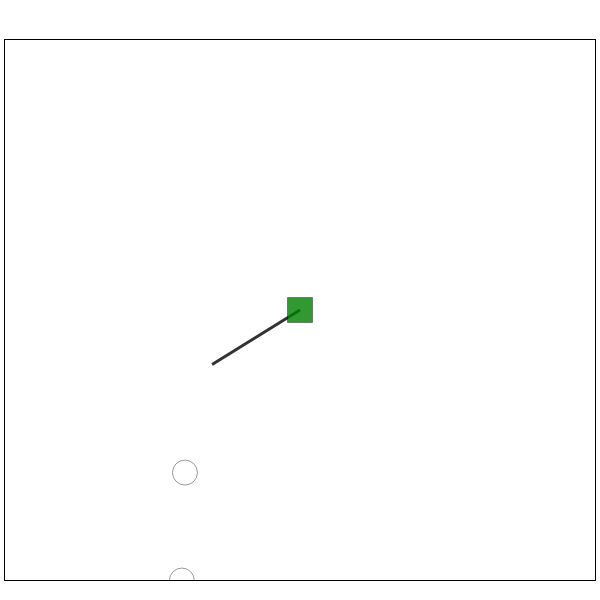

Write notebook code for a chart like this one.
### Code cell
square = [x1, y1, x2, y2]

fig5A.update_layout(xaxis=dict(showgrid=False, zeroline=False, showticklabels=False, linecolor='black', mirror=True, linewidth=1, range=[square[0], square[2]]),
                    yaxis=dict(showgrid=False, zeroline=False, showticklabels=False, linecolor='black', mirror=True, linewidth=1, range=[square[1], square[3]]))

### Figure 1 — Plotly figure (JSON) as saved in the notebook; plotly's stock layout.template omitted (floating-point values rounded to 4 significant figures; data arrays with more than 128 entries replaced by an {"elided": "..."} marker saying what was removed)
{"data": [{"line": {"color": "blue", "width": 1}, "mode": "lines", "name": "u_NRPS_52", "opacity": 0.8, "showlegend": false, "textposition": "bottom center", "type": "scatter", "x": [3252.0, 3230.0, 3335.0, 3358.0, 3252.0], "y": [2053.0, 1947.0, 1925.0, 2030.0, 2053.0]}, {"line": {"color": "blue", "width": 1}, "mode": "lines", "name": "u_NRPS_3", "opacity": 0.8, "showlegend": false, "textposition": "bottom center", "type": "scatter", "x": [1745.0, 1763.0, 2053.0, 2106.0, 2202.0, 2192.0, 2118.0, 1832.0, 1774.0, 1745.0], "y": [2064.0, 2006.0, 1763.0, 1846.0, 2001.0, 2066.0, 2098.0, 2143.0, 2122.0, 2064.0]}, {"line": {"color": "blue", "width": 1}, "mode": "lines", "name": "u_Others_1", "opacity": 0.8, "showlegend": false, "textposition": "bottom center", "type": "scatter", "x": [2036.0, 2058.0, 2030.0, 1980.0, 1903.0, 1763.0, 1759.0, 1783.0, 1892.0, 2036.0], "y": [2316.0, 2458.0, 2562.0, 2677.0, 2685.0, 2474.0, 2432.0, 2391.0, 2304.0, 2316.0]}, {"line": {"color": "blue", "width": 1}, "mode": "lines", "name": "u_RiPPs_48", "opacity": 0.8, "showlegend": false, "textposition": "bottom center", "type": "scatter", "x": [1092.0, 1070.0, 1175.0, 1198.0, 1092.0], "y": [2753.0, 2647.0, 2625.0, 2730.0, 2753.0]}, {"line": {"color": "blue", "width": 1}, "mode": "lines", "name": "u_Terpene_2", "opacity": 0.8, "showlegend": false, "textposition": "bottom center", "type": "scatter", "x": [2226.0, 2240.0, 2319.0, 2396.0, 2500.0, 2590.0, 2619.0, 2594.0, 2546.0, 2411.0, 2345.0, 2226.0], "y": [2309.0, 2212.0, 2114.0, 2066.0, 2158.0, 2265.0, 2308.0, 2382.0, 2403.0, 2401.0, 2385.0, 2309.0]}, {"line": {"color": "blue", "width": 1}, "mode": "lines", "name": "u_RiPPs_7", "opacity": 0.8, "showlegend": false, "textposition": "bottom center", "type": "scatter", "x": [2966.0, 3015.0, 3092.0, 3119.0, 3068.0, 2991.0, 2966.0], "y": [1648.0, 1588.0, 1602.0, 1675.0, 1734.0, 1721.0, 1648.0]}, {"line": {"color": "blue", "width": 1}, "mode": "lines", "name": "u_Saccharides_44", "opacity": 0.8, "showlegend": false, "textposition": "bottom center", "type": "scatter", "x": [3214.0, 3191.0, 3297.0, 3320.0, 3214.0], "y": [1553.0, 1447.0, 1425.0, 1530.0, 1553.0]}, {"line": {"color": "blue", "width": 1}, "mode": "lines", "name": "u_Others_18", "opacity": 0.8, "showlegend": false, "textposition": "bottom center", "type": "scatter", "x": [1544.0, 1591.0, 1530.0, 1447.0, 1456.0, 1544.0], "y": [2773.0, 2851.0, 2919.0, 2883.0, 2792.0, 2773.0]}, {"line": {"color": "blue", "width": 1}, "mode": "lines", "name": "u_Terpene_30", "opacity": 0.8, "showlegend": false, "textposition": "bottom center", "type": "scatter", "x": [3184.0, 3231.0, 3170.0, 3087.0, 3096.0, 3184.0], "y": [2073.0, 2151.0, 2219.0, 2183.0, 2092.0, 2073.0]}, {"line": {"color": "blue", "width": 1}, "mode": "lines", "name": "u_Terpene_6", "opacity": 0.8, "showlegend": false, "textposition": "bottom center", "type": "scatter", "x": [2714.0, 2801.0, 2859.0, 2811.0, 2719.0, 2714.0], "y": [1454.0, 1365.0, 1510.0, 1592.0, 1572.0, 1454.0]}, {"line": {"color": "blue", "width": 1}, "mode": "lines", "name": "u_Others_39", "opacity": 0.8, "showlegend": false, "textposition": "bottom center", "type": "scatter", "x": [1132.0, 1110.0, 1215.0, 1238.0, 1132.0], "y": [1073.0, 967.2, 944.9, 1050.0, 1073.0]}, {"line": {"color": "blue", "width": 1}, "mode": "lines", "name": "u_Terpene_4", "opacity": 0.8, "showlegend": false, "textposition": "bottom center", "type": "scatter", "x": [1733.0, 1778.0, 1859.0, 1921.0, 1963.0, 1864.0, 1733.0], "y": [1719.0, 1548.0, 1567.0, 1589.0, 1775.0, 1838.0, 1719.0]}, {"line": {"color": "blue", "width": 1}, "mode": "lines", "name": "u_Others_5", "opacity": 0.8, "showlegend": false, "textposition": "bottom center", "type": "scatter", "x": [2388.0, 2344.0, 2549.0, 2643.0, 2681.0, 2481.0, 2388.0], "y": [2024.0, 1940.0, 1555.0, 1545.0, 1632.0, 2007.0, 2024.0]}, {"line": {"color": "blue", "width": 1}, "mode": "lines", "name": "u_Terpene_64", "opacity": 0.8, "showlegend": false, "textposition": "bottom center", "type": "scatter", "x": [2554.0, 2531.0, 2637.0, 2660.0, 2554.0], "y": [1133.0, 1027.0, 1005.0, 1110.0, 1133.0]}, {"line": {"color": "blue", "width": 1}, "mode": "lines", "name": "u_Others_35", "opacity": 0.8, "showlegend": false, "textposition": "bottom center", "type": "scatter", "x": [1416.0, 1393.0, 1499.0, 1522.0, 1416.0], "y": [1353.0, 1247.0, 1225.0, 1330.0, 1353.0]}, {"line": {"color": "blue", "width": 1}, "mode": "lines", "name": "u_PKS-NRP_Hybrids_51", "opacity": 0.8, "showlegend": false, "textposition": "bottom center", "type": "scatter", "x": [1292.0, 1270.0, 1375.0, 1398.0, 1292.0], "y": [1693.0, 1587.0, 1565.0, 1670.0, 1693.0]}, {"line": {"color": "blue", "width": 1}, "mode": "lines", "name": "u_Terpene_33", "opacity": 0.8, "showlegend": false, "textposition": "bottom center", "type": "scatter", "x": [2260.0, 2228.0, 2319.0, 2378.0, 2260.0], "y": [1634.0, 1408.0, 1360.0, 1443.0, 1634.0]}, {"line": {"color": "blue", "width": 1}, "mode": "lines", "name": "u_Others_41", "opacity": 0.8, "showlegend": false, "textposition": "bottom center", "type": "scatter", "x": [1374.0, 1351.0, 1457.0, 1480.0, 1374.0], "y": [2593.0, 2487.0, 2465.0, 2570.0, 2593.0]}, {"line": {"color": "blue", "width": 1}, "mode": "lines", "name": "u_Others_36", "opacity": 0.8, "showlegend": false, "textposition": "bottom center", "type": "scatter", "x": [2950.0, 2927.0, 3033.0, 3055.0, 2950.0], "y": [2353.0, 2247.0, 2225.0, 2330.0, 2353.0]}, {"line": {"color": "blue", "width": 1}, "mode": "lines", "name": "u_RiPPs_45", "opacity": 0.8, "showlegend": false, "textposition": "bottom center", "type": "scatter", "x": [2131.0, 2109.0, 2214.0, 2237.0, 2131.0], "y": [3153.0, 3047.0, 3025.0, 3130.0, 3153.0]}, {"line": {"color": "blue", "width": 1}, "mode": "lines", "name": "u_Others_43", "opacity": 0.8, "showlegend": false, "textposition": "bottom center", "type": "scatter", "x": [2555.0, 2789.0, 2668.0, 2555.0], "y": [2416.0, 2419.0, 2620.0, 2416.0]}, {"line": {"color": "blue", "width": 1}, "mode": "lines", "name": "u_PKS-NRP_Hybrids_84", "opacity": 0.8, "showlegend": false, "textposition": "bottom center", "type": "scatter", "x": [3123.0, 3007.0, 3020.0, 3123.0], "y": [2923.0, 2974.0, 2848.0, 2923.0]}, {"line": {"color": "blue", "width": 1}, "mode": "lines", "name": "u_Terpene_68", "opacity": 0.8, "showlegend": false, "textposition": "bottom center", "type": "scatter", "x": [2980.0, 3148.0, 3130.0, 3044.0, 2980.0], "y": [1033.0, 991.3, 1094.0, 1115.0, 1033.0]}, {"line": {"color": "blue", "width": 1}, "mode": "lines", "name": "u_Terpene_67", "opacity": 0.8, "showlegend": false, "textposition": "bottom center", "type": "scatter", "x": [1504.0, 1590.0, 1620.0, 1519.0, 1504.0], "y": [2979.0, 2921.0, 3091.0, 3066.0, 2979.0]}, {"line": {"color": "blue", "width": 1}, "mode": "lines", "name": "u_Terpene_69", "opacity": 0.8, "showlegend": false, "textposition": "bottom center", "type": "scatter", "x": [2120.0, 2288.0, 2270.0, 2184.0, 2120.0], "y": [1293.0, 1251.0, 1354.0, 1375.0, 1293.0]}, {"line": {"color": "blue", "width": 1}, "mode": "lines", "name": "antimycin;splenocin C;antimycin", "opacity": 0.8, "showlegend": false, "textposition": "bottom center", "type": "scatter", "x": [2822.0, 2672.0, 2731.0, 2822.0], "y": [2038.0, 2081.0, 2001.0, 2038.0]}, {"line": {"color": "blue", "width": 1}, "mode": "lines", "name": "u_RiPPs_81", "opacity": 0.8, "showlegend": false, "textposition": "bottom center", "type": "scatter", "x": [2257.0, 2141.0, 2153.0, 2257.0], "y": [1183.0, 1234.0, 1108.0, 1183.0]}, {"line": {"color": "blue", "width": 1}, "mode": "lines", "name": "u_PKSother_62", "opacity": 0.8, "showlegend": false, "textposition": "bottom center", "type": "scatter", "x": [1900.0, 1878.0, 1984.0, 2006.0, 1900.0], "y": [3393.0, 3287.0, 3265.0, 3370.0, 3393.0]}, {"line": {"color": "blue", "width": 1}, "mode": "lines", "name": "erythromycin A;erythromycin B;erythromycin C;erythromycin D", "opacity": 0.8, "showlegend": false, "textposition": "bottom center", "type": "scatter", "x": [3396.0, 3446.0, 3523.0, 3549.0, 3499.0, 3396.0], "y": [731.9, 671.6, 686.1, 759.6, 819.1, 731.9]}, {"line": {"color": "blue", "width": 1}, "mode": "lines", "name": "u_PKSother_28", "opacity": 0.8, "showlegend": false, "textposition": "bottom center", "type": "scatter", "x": [3357.0, 3403.0, 3343.0, 3259.0, 3268.0, 3357.0], "y": [1753.0, 1831.0, 1899.0, 1863.0, 1772.0, 1753.0]}, {"line": {"color": "blue", "width": 1}, "mode": "lines", "name": "u_Others_19", "opacity": 0.8, "showlegend": false, "textposition": "bottom center", "type": "scatter", "x": [3236.0, 3283.0, 3222.0, 3139.0, 3147.0, 3236.0], "y": [1273.0, 1351.0, 1419.0, 1383.0, 1292.0, 1273.0]}, {"line": {"color": "blue", "width": 1}, "mode": "lines", "name": "u_PKSI_58", "opacity": 0.8, "showlegend": false, "textposition": "bottom center", "type": "scatter", "x": [3060.0, 3038.0, 3144.0, 3166.0, 3060.0], "y": [973.0, 867.2, 844.9, 950.4, 973.0]}, {"line": {"color": "blue", "width": 1}, "mode": "lines", "name": "u_Others_20", "opacity": 0.8, "showlegend": false, "textposition": "bottom center", "type": "scatter", "x": [1596.0, 1643.0, 1582.0, 1499.0, 1507.0, 1596.0], "y": [2613.0, 2691.0, 2759.0, 2723.0, 2632.0, 2613.0]}, {"line": {"color": "blue", "width": 1}, "mode": "lines", "name": "u_PKS-NRP_Hybrids_50", "opacity": 0.8, "showlegend": false, "textposition": "bottom center", "type": "scatter", "x": [1060.0, 1037.0, 1143.0, 1166.0, 1060.0], "y": [3033.0, 2927.0, 2905.0, 3010.0, 3033.0]}, {"line": {"color": "blue", "width": 1}, "mode": "lines", "name": "u_NRPS_54", "opacity": 0.8, "showlegend": false, "textposition": "bottom center", "type": "scatter", "x": [3040.0, 3018.0, 3124.0, 3146.0, 3040.0], "y": [833.0, 727.2, 704.9, 810.4, 833.0]}, {"line": {"color": "blue", "width": 1}, "mode": "lines", "name": "u_PKS-NRP_Hybrids_25", "opacity": 0.8, "showlegend": false, "textposition": "bottom center", "type": "scatter", "x": [1176.0, 1223.0, 1162.0, 1079.0, 1087.0, 1176.0], "y": [3053.0, 3131.0, 3199.0, 3163.0, 3072.0, 3053.0]}, {"line": {"color": "blue", "width": 1}, "mode": "lines", "name": "u_Others_13", "opacity": 0.8, "showlegend": false, "textposition": "bottom center", "type": "scatter", "x": [2679.0, 2732.0, 2663.0, 2585.0, 2592.0, 2679.0], "y": [2953.0, 3024.0, 3103.0, 3061.0, 2972.0, 2953.0]}, {"line": {"color": "blue", "width": 1}, "mode": "lines", "name": "u_Others_17", "opacity": 0.8, "showlegend": false, "textposition": "bottom center", "type": "scatter", "x": [1782.0, 1828.0, 1768.0, 1684.0, 1693.0, 1782.0], "y": [992.8, 1071.0, 1139.0, 1103.0, 1012.0, 992.8]}, {"line": {"color": "blue", "width": 1}, "mode": "lines", "name": "u_Terpene_32", "opacity": 0.8, "showlegend": false, "textposition": "bottom center", "type": "scatter", "x": [2800.0, 2768.0, 2859.0, 2919.0, 2800.0], "y": [2854.0, 2628.0, 2580.0, 2663.0, 2854.0]}, {"line": {"color": "blue", "width": 1}, "mode": "lines", "name": "u_NRPS_26", "opacity": 0.8, "showlegend": false, "textposition": "bottom center", "type": "scatter", "x": [2676.0, 2723.0, 2662.0, 2579.0, 2587.0, 2676.0], "y": [852.8, 931.0, 999.0, 962.9, 872.1, 852.8]}, {"line": {"color": "blue", "width": 1}, "mode": "lines", "name": "u_Terpene_31", "opacity": 0.8, "showlegend": false, "textposition": "bottom center", "type": "scatter", "x": [1797.0, 1843.0, 1783.0, 1699.0, 1708.0, 1797.0], "y": [3113.0, 3191.0, 3259.0, 3223.0, 3132.0, 3113.0]}, {"line": {"color": "blue", "width": 1}, "mode": "lines", "name": "2-methylisoborneol", "opacity": 0.8, "showlegend": false, "textposition": "bottom center", "type": "scatter", "x": [1821.0, 1777.0, 1830.0, 2032.0, 1906.0, 1821.0], "y": [2311.0, 2235.0, 2168.0, 2130.0, 2300.0, 2311.0]}, {"line": {"color": "blue", "width": 1}, "mode": "lines", "name": "u_Terpene_34", "opacity": 0.8, "showlegend": false, "textposition": "bottom center", "type": "scatter", "x": [3397.0, 3443.0, 3383.0, 3299.0, 3308.0, 3397.0], "y": [3133.0, 3211.0, 3279.0, 3243.0, 3152.0, 3133.0]}, {"line": {"color": "blue", "width": 1}, "mode": "lines", "name": "u_RiPPs_23", "opacity": 0.8, "showlegend": false, "textposition": "bottom center", "type": "scatter", "x": [2896.0, 2943.0, 2882.0, 2799.0, 2807.0, 2896.0], "y": [1833.0, 1911.0, 1979.0, 1943.0, 1852.0, 1833.0]}, {"line": {"color": "blue", "width": 1}, "mode": "lines", "name": "u_PKSI_27", "opacity": 0.8, "showlegend": false, "textposition": "bottom center", "type": "scatter", "x": [1096.0, 1143.0, 1082.0, 998.5, 1007.0, 1096.0], "y": [1913.0, 1991.0, 2059.0, 2023.0, 1932.0, 1913.0]}, {"line": {"color": "blue", "width": 1}, "mode": "lines", "name": "u_RiPPs_22", "opacity": 0.8, "showlegend": false, "textposition": "bottom center", "type": "scatter", "x": [988.8, 1035.0, 974.7, 891.3, 900.0, 988.8], "y": [3213.0, 3291.0, 3359.0, 3323.0, 3232.0, 3213.0]}, {"line": {"color": "blue", "width": 1}, "mode": "lines", "name": "u_Others_42", "opacity": 0.8, "showlegend": false, "textposition": "bottom center", "type": "scatter", "x": [1373.0, 1350.0, 1456.0, 1479.0, 1373.0], "y": [2433.0, 2327.0, 2305.0, 2410.0, 2433.0]}, {"line": {"color": "blue", "width": 1}, "mode": "lines", "name": "u_RiPPs_49", "opacity": 0.8, "showlegend": false, "textposition": "bottom center", "type": "scatter", "x": [2993.0, 2971.0, 3076.0, 3099.0, 2993.0], "y": [1253.0, 1147.0, 1125.0, 1230.0, 1253.0]}, {"line": {"color": "blue", "width": 1}, "mode": "lines", "name": "u_RiPPs_24", "opacity": 0.8, "showlegend": false, "textposition": "bottom center", "type": "scatter", "x": [2237.0, 2283.0, 2223.0, 2139.0, 2148.0, 2237.0], "y": [912.8, 991.0, 1059.0, 1023.0, 932.1, 912.8]}, {"line": {"color": "blue", "width": 1}, "mode": "lines", "name": "u_PKSother_61", "opacity": 0.8, "showlegend": false, "textposition": "bottom center", "type": "scatter", "x": [1953.0, 1930.0, 2036.0, 2059.0, 1953.0], "y": [3013.0, 2907.0, 2885.0, 2990.0, 3013.0]}, {"line": {"color": "blue", "width": 1}, "mode": "lines", "name": "u_PKSother_59", "opacity": 0.8, "showlegend": false, "textposition": "bottom center", "type": "scatter", "x": [3440.0, 3418.0, 3524.0, 3546.0, 3440.0], "y": [1233.0, 1127.0, 1105.0, 1210.0, 1233.0]}, {"line": {"color": "blue", "width": 1}, "mode": "lines", "name": "u_RiPPs_21", "opacity": 0.8, "showlegend": false, "textposition": "bottom center", "type": "scatter", "x": [2462.0, 2508.0, 2448.0, 2364.0, 2373.0, 2462.0], "y": [2793.0, 2871.0, 2939.0, 2903.0, 2812.0, 2793.0]}, {"line": {"color": "blue", "width": 1}, "mode": "lines", "name": "u_Terpene_29", "opacity": 0.8, "showlegend": false, "textposition": "bottom center", "type": "scatter", "x": [2822.0, 2868.0, 2808.0, 2724.0, 2733.0, 2822.0], "y": [3113.0, 3191.0, 3259.0, 3223.0, 3132.0, 3113.0]}, {"line": {"color": "blue", "width": 1}, "mode": "lines", "name": "u_Others_38", "opacity": 0.8, "showlegend": false, "textposition": "bottom center", "type": "scatter", "x": [2160.0, 2138.0, 2244.0, 2266.0, 2160.0], "y": [893.0, 787.2, 764.9, 870.4, 893.0]}, {"line": {"color": "blue", "width": 1}, "mode": "lines", "name": "u_RiPPs_46", "opacity": 0.8, "showlegend": false, "textposition": "bottom center", "type": "scatter", "x": [1353.0, 1330.0, 1436.0, 1459.0, 1353.0], "y": [1833.0, 1727.0, 1705.0, 1810.0, 1833.0]}, {"line": {"color": "blue", "width": 1}, "mode": "lines", "name": "u_PKSother_60", "opacity": 0.8, "showlegend": false, "textposition": "bottom center", "type": "scatter", "x": [3000.0, 2978.0, 3084.0, 3106.0, 3000.0], "y": [3393.0, 3287.0, 3265.0, 3370.0, 3393.0]}, {"line": {"color": "blue", "width": 1}, "mode": "lines", "name": "u_PKSI_57", "opacity": 0.8, "showlegend": false, "textposition": "bottom center", "type": "scatter", "x": [3073.0, 3051.0, 3156.0, 3179.0, 3073.0], "y": [2593.0, 2487.0, 2465.0, 2570.0, 2593.0]}, {"line": {"color": "blue", "width": 1}, "mode": "lines", "name": "u_Others_14", "opacity": 0.8, "showlegend": false, "textposition": "bottom center", "type": "scatter", "x": [2042.0, 2088.0, 2028.0, 1944.0, 1953.0, 2042.0], "y": [2733.0, 2811.0, 2879.0, 2843.0, 2752.0, 2733.0]}, {"line": {"color": "blue", "width": 1}, "mode": "lines", "name": "u_Others_12", "opacity": 0.8, "showlegend": false, "textposition": "bottom center", "type": "scatter", "x": [2722.0, 2768.0, 2708.0, 2624.0, 2633.0, 2722.0], "y": [1233.0, 1311.0, 1379.0, 1343.0, 1252.0, 1233.0]}, {"line": {"color": "blue", "width": 1}, "mode": "lines", "name": "u_Terpene_66", "opacity": 0.8, "showlegend": false, "textposition": "bottom center", "type": "scatter", "x": [1020.0, 998.1, 1104.0, 1126.0, 1020.0], "y": [2893.0, 2787.0, 2765.0, 2870.0, 2893.0]}, {"line": {"color": "blue", "width": 1}, "mode": "lines", "name": "u_NRPS_55", "opacity": 0.8, "showlegend": false, "textposition": "bottom center", "type": "scatter", "x": [1475.0, 1350.0, 1442.0, 1475.0], "y": [2266.0, 2251.0, 2020.0, 2266.0]}, {"line": {"color": "blue", "width": 1}, "mode": "lines", "name": "u_Others_71", "opacity": 0.8, "showlegend": false, "textposition": "bottom center", "type": "scatter", "x": [3315.0, 3085.0, 3192.0, 3315.0], "y": [2723.0, 2827.0, 2757.0, 2723.0]}, {"line": {"color": "blue", "width": 1}, "mode": "lines", "name": "u_Others_80", "opacity": 0.8, "showlegend": false, "textposition": "bottom center", "type": "scatter", "x": [1275.0, 1045.0, 1152.0, 1275.0], "y": [1403.0, 1507.0, 1437.0, 1403.0]}, {"line": {"color": "blue", "width": 1}, "mode": "lines", "name": "u_Terpene_96", "opacity": 0.8, "showlegend": false, "textposition": "bottom center", "type": "scatter", "x": [1891.0, 1775.0, 1787.0, 1891.0], "y": [742.7, 794.5, 668.1, 742.7]}, {"line": {"color": "blue", "width": 1}, "mode": "lines", "name": "u_NRPS_86", "opacity": 0.8, "showlegend": false, "textposition": "bottom center", "type": "scatter", "x": [1637.0, 1407.0, 1514.0, 1637.0], "y": [1863.0, 1967.0, 1897.0, 1863.0]}, {"line": {"color": "blue", "width": 1}, "mode": "lines", "name": "u_Others_72", "opacity": 0.8, "showlegend": false, "textposition": "bottom center", "type": "scatter", "x": [3315.0, 3085.0, 3192.0, 3315.0], "y": [3003.0, 3107.0, 3037.0, 3003.0]}, {"line": {"color": "blue", "width": 1}, "mode": "lines", "name": "u_Terpene_65", "opacity": 0.8, "showlegend": false, "textposition": "bottom center", "type": "scatter", "x": [2281.0, 2449.0, 2431.0, 2345.0, 2281.0], "y": [2673.0, 2631.0, 2734.0, 2755.0, 2673.0]}, {"line": {"color": "blue", "width": 1}, "mode": "lines", "name": "u_PKSI_90", "opacity": 0.8, "showlegend": false, "textposition": "bottom center", "type": "scatter", "x": [1376.0, 1260.0, 1273.0, 1376.0], "y": [1163.0, 1214.0, 1088.0, 1163.0]}, {"line": {"color": "blue", "width": 1}, "mode": "lines", "name": "u_RiPPs_47", "opacity": 0.8, "showlegend": false, "textposition": "bottom center", "type": "scatter", "x": [1695.0, 1462.0, 1597.0, 1695.0], "y": [1544.0, 1523.0, 1332.0, 1544.0]}, {"line": {"color": "blue", "width": 1}, "mode": "lines", "name": "u_Others_37", "opacity": 0.8, "showlegend": false, "textposition": "bottom center", "type": "scatter", "x": [990.2, 967.7, 1073.0, 1096.0, 990.2], "y": [2193.0, 2087.0, 2065.0, 2170.0, 2193.0]}, {"line": {"color": "blue", "width": 1}, "mode": "lines", "name": "u_Others_16", "opacity": 0.8, "showlegend": false, "textposition": "bottom center", "type": "scatter", "x": [1033.0, 1080.0, 1019.0, 936.0, 944.7, 1033.0], "y": [792.8, 871.0, 939.0, 902.9, 812.1, 792.8]}, {"line": {"color": "blue", "width": 1}, "mode": "lines", "name": "u_Others_11", "opacity": 0.8, "showlegend": false, "textposition": "bottom center", "type": "scatter", "x": [1038.0, 1085.0, 1024.0, 941.0, 949.7, 1038.0], "y": [2213.0, 2291.0, 2359.0, 2323.0, 2232.0, 2213.0]}, {"line": {"color": "blue", "width": 1}, "mode": "lines", "name": "u_NRPS_53", "opacity": 0.8, "showlegend": false, "textposition": "bottom center", "type": "scatter", "x": [1217.0, 1195.0, 1300.0, 1323.0, 1217.0], "y": [693.0, 587.2, 564.9, 670.4, 693.0]}, {"line": {"color": "blue", "width": 1}, "mode": "lines", "name": "u_Others_40", "opacity": 0.8, "showlegend": false, "textposition": "bottom center", "type": "scatter", "x": [3445.0, 3423.0, 3528.0, 3551.0, 3445.0], "y": [1033.0, 927.2, 904.9, 1010.0, 1033.0]}, {"line": {"color": "blue", "width": 1}, "mode": "lines", "name": "u_NRPS_56", "opacity": 0.8, "showlegend": false, "textposition": "bottom center", "type": "scatter", "x": [1370.0, 1348.0, 1453.0, 1476.0, 1370.0], "y": [833.0, 727.2, 704.9, 810.4, 833.0]}, {"line": {"color": "blue", "width": 1}, "mode": "lines", "name": "u_Others_15", "opacity": 0.8, "showlegend": false, "textposition": "bottom center", "type": "scatter", "x": [1038.0, 1085.0, 1024.0, 941.0, 949.7, 1038.0], "y": [1233.0, 1311.0, 1379.0, 1343.0, 1252.0, 1233.0]}, {"line": {"color": "blue", "width": 1}, "mode": "lines", "name": "u_PKSother_63", "opacity": 0.8, "showlegend": false, "textposition": "bottom center", "type": "scatter", "x": [3450.0, 3428.0, 3533.0, 3556.0, 3450.0], "y": [1693.0, 1587.0, 1565.0, 1670.0, 1693.0]}, {"line": {"color": "blue", "width": 1}, "mode": "lines", "name": "u_PKSother_93", "opacity": 0.8, "showlegend": false, "textposition": "bottom center", "type": "scatter", "x": [941.3, 825.1, 837.8, 941.3], "y": [1163.0, 1214.0, 1088.0, 1163.0]}, {"line": {"color": "blue", "width": 1}, "mode": "lines", "name": "u_Others_73", "opacity": 0.8, "showlegend": false, "textposition": "bottom center", "type": "scatter", "x": [1061.0, 945.1, 957.8, 1061.0], "y": [1843.0, 1894.0, 1768.0, 1843.0]}, {"line": {"color": "blue", "width": 1}, "mode": "lines", "name": "u_Terpene_95", "opacity": 0.8, "showlegend": false, "textposition": "bottom center", "type": "scatter", "x": [2294.0, 2178.0, 2191.0, 2294.0], "y": [3483.0, 3534.0, 3408.0, 3483.0]}, {"line": {"color": "blue", "width": 1}, "mode": "lines", "name": "u_NRPS_89", "opacity": 0.8, "showlegend": false, "textposition": "bottom center", "type": "scatter", "x": [981.3, 865.1, 877.8, 981.3], "y": [1703.0, 1754.0, 1628.0, 1703.0]}, {"line": {"color": "blue", "width": 1}, "mode": "lines", "name": "u_NRPS_87", "opacity": 0.8, "showlegend": false, "textposition": "bottom center", "type": "scatter", "x": [834.1, 717.9, 730.6, 834.1], "y": [1563.0, 1614.0, 1488.0, 1563.0]}, {"line": {"color": "blue", "width": 1}, "mode": "lines", "name": "u_Others_78", "opacity": 0.8, "showlegend": false, "textposition": "bottom center", "type": "scatter", "x": [2654.0, 2538.0, 2551.0, 2654.0], "y": [3383.0, 3434.0, 3308.0, 3383.0]}, {"line": {"color": "blue", "width": 1}, "mode": "lines", "name": "u_PKS-NRP_Hybrids_85", "opacity": 0.8, "showlegend": false, "textposition": "bottom center", "type": "scatter", "x": [1134.0, 1018.0, 1031.0, 1134.0], "y": [3443.0, 3494.0, 3368.0, 3443.0]}, {"line": {"color": "blue", "width": 1}, "mode": "lines", "name": "u_NRPS_88", "opacity": 0.8, "showlegend": false, "textposition": "bottom center", "type": "scatter", "x": [3134.0, 3018.0, 3031.0, 3134.0], "y": [622.7, 674.5, 548.1, 622.7]}, {"line": {"color": "blue", "width": 1}, "mode": "lines", "name": "u_Others_70", "opacity": 0.8, "showlegend": false, "textposition": "bottom center", "type": "scatter", "x": [1081.0, 965.1, 977.8, 1081.0], "y": [2443.0, 2494.0, 2368.0, 2443.0]}, {"line": {"color": "blue", "width": 1}, "mode": "lines", "name": "u_Terpene_97", "opacity": 0.8, "showlegend": false, "textposition": "bottom center", "type": "scatter", "x": [794.1, 677.9, 690.6, 794.1], "y": [1023.0, 1074.0, 948.1, 1023.0]}, {"line": {"color": "blue", "width": 1}, "mode": "lines", "name": "u_Others_77", "opacity": 0.8, "showlegend": false, "textposition": "bottom center", "type": "scatter", "x": [3461.0, 3345.0, 3358.0, 3461.0], "y": [2363.0, 2414.0, 2288.0, 2363.0]}, {"line": {"color": "blue", "width": 1}, "mode": "lines", "name": "u_Others_79", "opacity": 0.8, "showlegend": false, "textposition": "bottom center", "type": "scatter", "x": [1441.0, 1325.0, 1338.0, 1441.0], "y": [3283.0, 3334.0, 3208.0, 3283.0]}, {"line": {"color": "blue", "width": 1}, "mode": "lines", "name": "u_Others_76", "opacity": 0.8, "showlegend": false, "textposition": "bottom center", "type": "scatter", "x": [2401.0, 2285.0, 2298.0, 2401.0], "y": [3243.0, 3294.0, 3168.0, 3243.0]}, {"line": {"color": "blue", "width": 1}, "mode": "lines", "name": "u_PKSother_91", "opacity": 0.8, "showlegend": false, "textposition": "bottom center", "type": "scatter", "x": [3541.0, 3425.0, 3438.0, 3541.0], "y": [2623.0, 2674.0, 2548.0, 2623.0]}, {"line": {"color": "blue", "width": 1}, "mode": "lines", "name": "u_RiPPs_82", "opacity": 0.8, "showlegend": false, "textposition": "bottom center", "type": "scatter", "x": [2734.0, 2618.0, 2631.0, 2734.0], "y": [662.7, 714.5, 588.1, 662.7]}, {"line": {"color": "blue", "width": 1}, "mode": "lines", "name": "u_Others_74", "opacity": 0.8, "showlegend": false, "textposition": "bottom center", "type": "scatter", "x": [3554.0, 3438.0, 3451.0, 3554.0], "y": [3363.0, 3414.0, 3288.0, 3363.0]}, {"line": {"color": "blue", "width": 1}, "mode": "lines", "name": "u_Terpene_94", "opacity": 0.8, "showlegend": false, "textposition": "bottom center", "type": "scatter", "x": [3194.0, 3078.0, 3091.0, 3194.0], "y": [3483.0, 3534.0, 3408.0, 3483.0]}, {"line": {"color": "blue", "width": 1}, "mode": "lines", "name": "u_PKS-NRP_Hybrids_83", "opacity": 0.8, "showlegend": false, "textposition": "bottom center", "type": "scatter", "x": [1554.0, 1438.0, 1451.0, 1554.0], "y": [3423.0, 3474.0, 3348.0, 3423.0]}, {"line": {"color": "blue", "width": 1}, "mode": "lines", "name": "u_Terpene_98", "opacity": 0.8, "showlegend": false, "textposition": "bottom center", "type": "scatter", "x": [3694.0, 3578.0, 3591.0, 3694.0], "y": [3503.0, 3554.0, 3428.0, 3503.0]}, {"line": {"color": "blue", "width": 1}, "mode": "lines", "name": "u_Others_75", "opacity": 0.8, "showlegend": false, "textposition": "bottom center", "type": "scatter", "x": [3574.0, 3458.0, 3471.0, 3574.0], "y": [2923.0, 2974.0, 2848.0, 2923.0]}, {"line": {"color": "blue", "width": 1}, "mode": "lines", "name": "u_PKSother_92", "opacity": 0.8, "showlegend": false, "textposition": "bottom center", "type": "scatter", "x": [1715.0, 1485.0, 1592.0, 1715.0], "y": [863.0, 967.0, 896.9, 863.0]}, {"hoverinfo": "none", "line": {"color": "black", "width": 3}, "mode": "lines", "name": "bigscape_similarity", "opacity": 0.8, "showlegend": true, "type": "scatter", "x": {"elided": "3650 float values"}, "y": {"elided": "3650 float values"}}, {"hoverinfo": "text", "marker": {"color": "green", "line": {"color": "black", "width": 0.5}, "opacity": 0.8, "showscale": false, "size": 25, "symbol": "square"}, "mode": "markers", "name": "MIBIG (BiG-SCAPE)", "showlegend": true, "text": ["BGC0001455<br>NRP;Polyketide<br>antimycin", "BGC0000958<br>NRP;Polyketide<br>antimycin", "BGC0001216<br>NRP;Polyketide<br>splenocin C", "BGC0000055<br>Polyketide;Saccharide<br>erythromycin A;erythromycin B;erythromycin C;erythromycin D", "BGC0000148<br>Polyketide<br>A83543A", "BGC0000659<br>Terpene<br>2-methylisoborneol"], "textposition": "top left", "type": "scatter", "x": [2768.0, 2818.0, 2751.0, 3441.0, 3971.0, 1897.0], "y": [2100.0, 2157.0, 2174.0, 774.8, 618.4, 2220.0]}, {"hoverinfo": "text", "marker": {"color": "white", "line": {"color": "black", "width": 0.5}, "opacity": 0.8, "showscale": false, "size": 25, "symbol": "circle"}, "mode": "markers", "name": "BGC", "showlegend": true, "text": {"elided": "148 str values"}, "textposition": "top left", "type": "scatter", "x": {"elided": "148 float values"}, "y": {"elided": "148 float values"}}], "layout": {"height": 600, "hovermode": "closest", "margin": {"b": 20, "l": 5, "r": 5, "t": 40}, "paper_bgcolor": "rgba(0, 0, 0, 0)", "plot_bgcolor": "white", "showlegend": false, "width": 600, "xaxis": {"linecolor": "black", "linewidth": 1, "mirror": true, "range": [3771.0, 4171.0], "showgrid": false, "showticklabels": false, "type": "linear", "zeroline": false}, "yaxis": {"linecolor": "black", "linewidth": 1, "mirror": true, "range": [418.4, 818.4], "showgrid": false, "showticklabels": false, "type": "linear", "zeroline": false}}}
